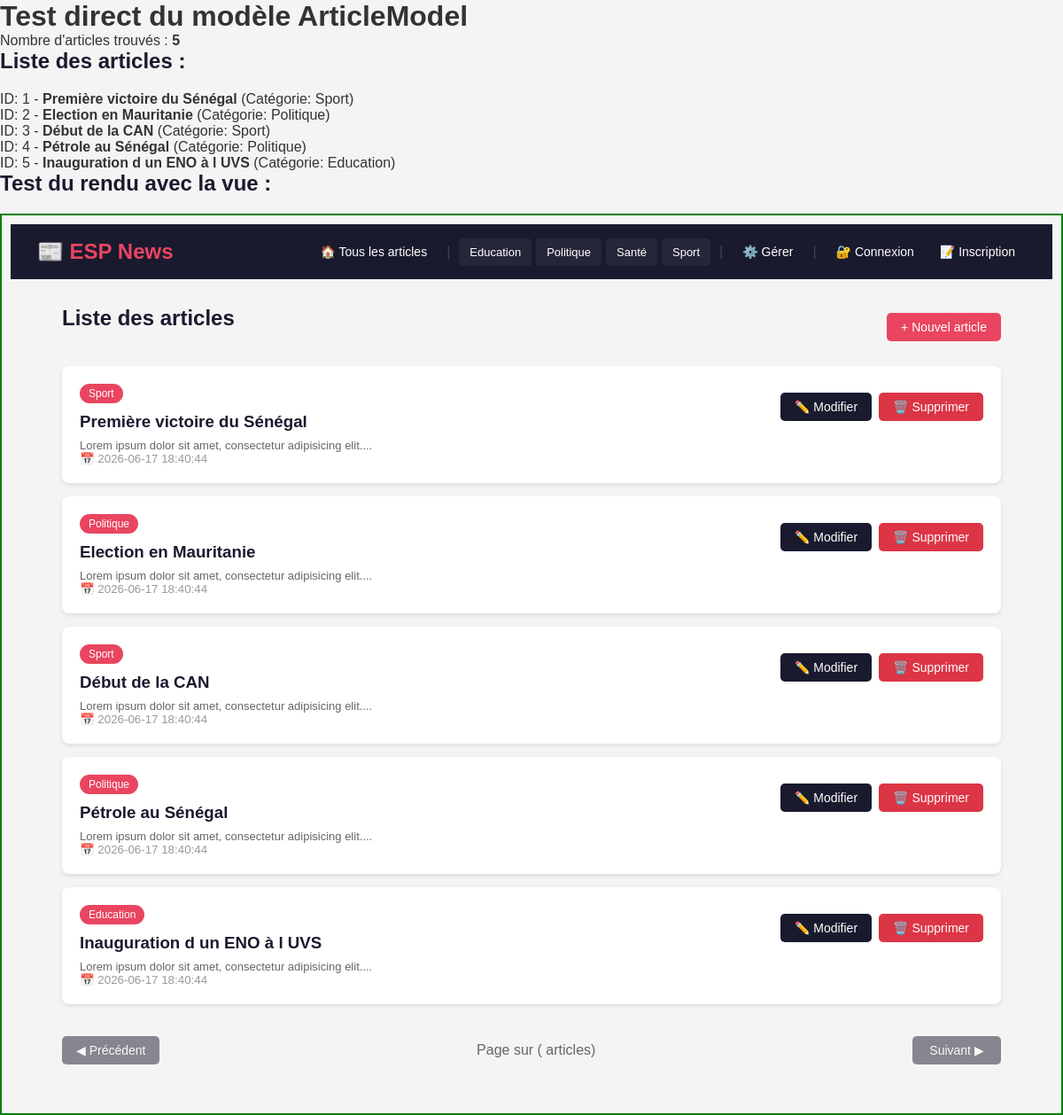
/test_articles.php, run on an earlier commit of the app's database.
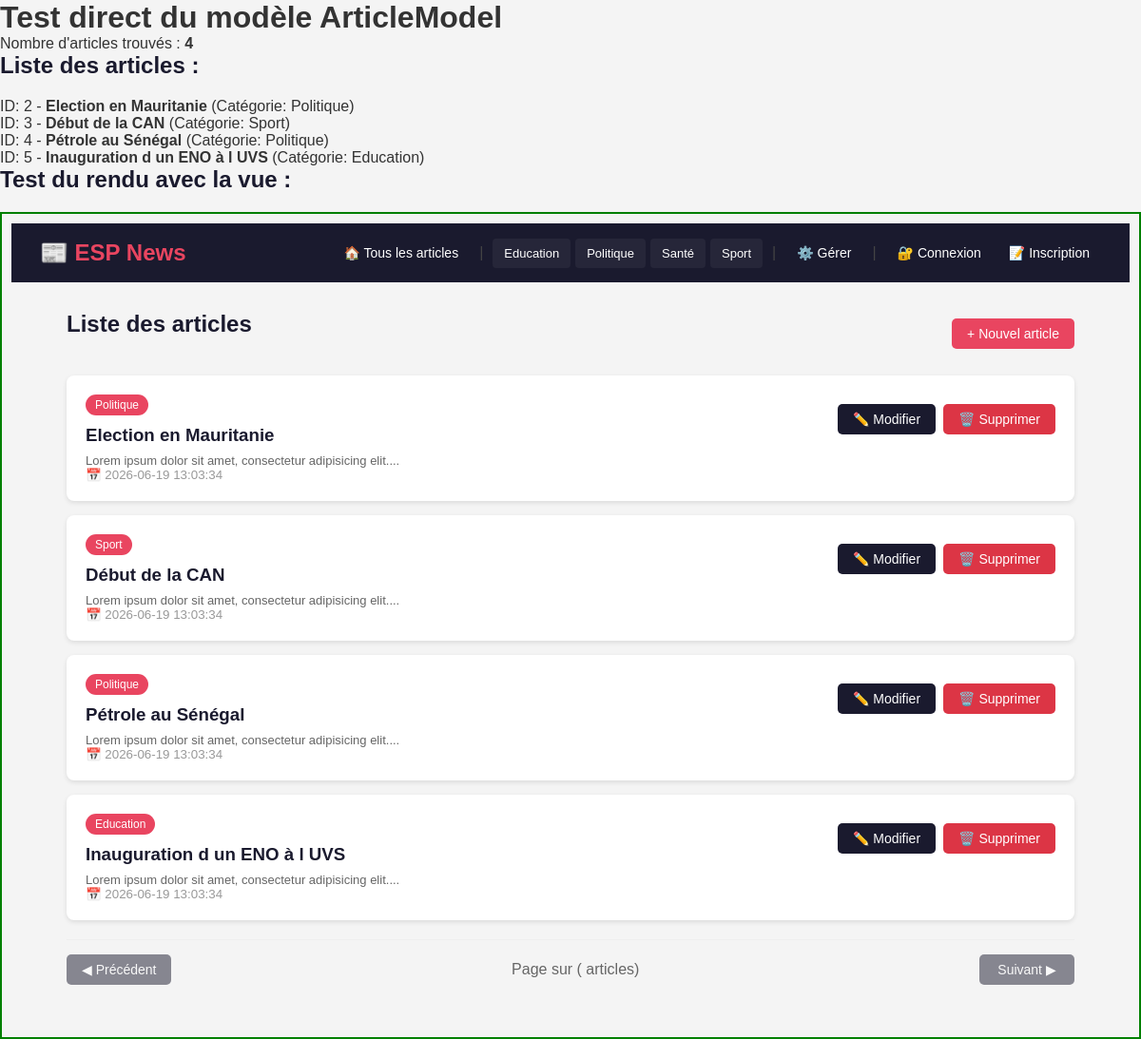
And on a later commit of the database.
### tables this page shows
CREATE TABLE Article (
                id INTEGER PRIMARY KEY AUTOINCREMENT,
                titre VARCHAR(255),
                contenu TEXT,
                dateCreation DATETIME DEFAULT CURRENT_TIMESTAMP,
                dateModification DATETIME DEFAULT CURRENT_TIMESTAMP,
                categorie INTEGER,
                utilisateur_id INTEGER,
                FOREIGN KEY (categorie) REFERENCES Categorie(id),
                FOREIGN KEY (utilisateur_id) REFERENCES Utilisateur(id)
            );

CREATE TABLE Categorie (
                id INTEGER PRIMARY KEY AUTOINCREMENT,
                libelle VARCHAR(20)
            );

### config/database.php (called while the page is built, shortened)
<?php
class Database {
    private static $instance = null;
    private $pdo;
    private function __construct() {
        $dbPath = 'C:/esp-news/mglsi_news.db';
        $this->pdo = new PDO('sqlite:' . $dbPath);
        $this->pdo->setAttribute(PDO::ATTR_ERRMODE, PDO::ERRMODE_EXCEPTION);
        $this->pdo->setAttribute(PDO::ATTR_DEFAULT_FETCH_MODE, PDO::FETCH_ASSOC);
        $this->initDatabase();
    }
    public static function getInstance() {
        if (self::$instance === null) {
            self::$instance = new Database();
        }
        return self::$instance;
    }
    public function getPdo() {
        return $this->pdo;
    }
    private function initDatabase() {
        $this->pdo->exec("
            CREATE TABLE IF NOT EXISTS Categorie (
                id INTEGER PRIMARY KEY AUTOINCREMENT,
                libelle VARCHAR(20)
            );
            CREATE TABLE IF NOT EXISTS Article (
                id INTEGER PRIMARY KEY AUTOINCREMENT,
                titre VARCHAR(255),
                contenu TEXT,
                dateCreation DATETIME DEFAULT CURRENT_TIMESTAMP,
                dateModification DATETIME DEFAULT CURRENT_TIMESTAMP,
                categorie INTEGER,
                utilisateur_id INTEGER,
                FOREIGN KEY (categorie) REFERENCES Categorie(id),
                FOREIGN KEY (utilisateur_id) REFERENCES Utilisateur(id)
            );
            -- NOUVEAU : Table Utilisateur
            CREATE TABLE IF NOT EXISTS Utilisateur (
                id INTEGER PRIMARY KEY AUTOINCREMENT,
                login VARCHAR(50) UNIQUE NOT NULL,
                password VARCHAR(255) NOT NULL,
                role VARCHAR(20) DEFAULT 'visiteur',
                dateCreation DATETIME DEFAULT CURRENT_TIMESTAMP
            );
        ");
        $count = $this->pdo->query("SELECT COUNT(*) FROM Categorie")->fetchColumn();
        $countUsers = $this->pdo->query("SELECT COUNT(*) FROM Utilisateur")->fetchColumn();
        if ($countUsers == 0) {
            $this->pdo->exec("
                INSERT INTO Utilisateur (login, password, role) VALUES
                    ('admin', '$2y$10$92IXUNpkjO0rOQ5byMi.Ye4oKoEa3Ro9llC/.og/at2.uheWG/igi', 'administrateur'),
                    ('editeur1', '$2y$10$92IXUNpkjO0rOQ5byMi.Ye4oKoEa3Ro9llC/.og/at2.uheWG/igi', 'editeur'),
                    ('visiteur1', '$2y$10$92IXUNpkjO0rOQ5byMi.Ye4oKoEa3Ro9llC/.og/at2.uheWG/igi', 'visiteur')
            ");
        }
    }
}
?>

### app/models/ArticleModel.php (called while the page is built, shortened)
<?php
require_once __DIR__ . '/../../config/database.php';
class ArticleModel {
    private $pdo;
    public function __construct() {
        $this->pdo = Database::getInstance()->getPdo();
    }
    public function findAll() {
        $stmt = $this->pdo->query("
            SELECT a.*, c.libelle as categorie_libelle
            FROM Article a
            LEFT JOIN Categorie c ON a.categorie = c.id
            ORDER BY a.dateCreation DESC
        ");
        return $stmt->fetchAll();
    }
}
?>

### app/models/CategorieModel.php (called while the page is built, shortened)
<?php
require_once __DIR__ . '/../../config/database.php';
class CategorieModel {
    private $pdo;
    public function __construct() {
        $this->pdo = Database::getInstance()->getPdo();
    }
    public function findAll() {
        $stmt = $this->pdo->query("SELECT * FROM Categorie ORDER BY libelle");
        return $stmt->fetchAll();
    }
}

### public/test_articles.php (the view, shortened to what this page needs)
<?php
require_once __DIR__ . '/../config/database.php';
require_once __DIR__ . '/../app/models/ArticleModel.php';
echo "<h1>Test direct du modèle ArticleModel</h1>";
try {
    $model = new ArticleModel();
    $articles = $model->findAll();
    echo "<p>Nombre d'articles trouvés : <strong>" . count($articles) . "</strong></p>";
    if (count($articles) > 0) {
        echo "<h2>Liste des articles :</h2>";
        echo "<ul>";
        foreach ($articles as $a) {
            echo "<li>";
            echo "ID: " . $a['id'] . " - ";
            echo "<strong>" . htmlspecialchars($a['titre']) . "</strong>";
            echo " (Catégorie: " . htmlspecialchars($a['categorie_libelle']) . ")";
            echo "</li>";
        }
        echo "</ul>";
        echo "<h2>Test du rendu avec la vue :</h2>";
        require_once __DIR__ . '/../app/views/articles/index.php';
        $content = ob_get_clean();
        echo "<div style='border:2px solid green; padding:10px;'>";
        echo $content;
        echo "</div>";
    } else {
        echo "<p style='color:red;'>⚠️ Aucun article trouvé !</p>";
    }
} catch (Exception $e) {
    echo "<p style='color:red;'>❌ Erreur : " . $e->getMessage() . "</p>";
    echo "<pre>" . $e->getTraceAsString() . "</pre>";
}
?>

### app/views/articles/index.php (shortened to what this page needs)
<div style="display:flex; justify-content:space-between; align-items:center; margin-bottom:20px;">
    <h2>
        <?php if (isset($titre_categorie)): ?>
            Articles dans la catégorie : <?= htmlspecialchars($titre_categorie) ?>
        <?php else: ?>
            Liste des articles
        <?php endif; ?>
    </h2>
    <a href="/articles/create" class="btn btn-primary">+ Nouvel article</a>
</div>
<?php if (empty($articles)): ?>
    <div class="card">
        <p>Aucun article disponible.</p>
        <?php if (isset($titre_categorie)): ?>
            <a href="/articles" class="btn btn-secondary" style="margin-top:10px;">Voir tous les articles</a>
        <?php endif; ?>
    </div>
<?php else: ?>
    <?php foreach ($articles as $article): ?>
        <div class="card">
            <div style="display:flex; justify-content:space-between; align-items:start; flex-wrap:wrap;">
                <div>
                    <span class="badge"><?= htmlspecialchars($article['categorie_libelle']) ?></span>
                    <h3 style="margin-top:10px;">
                        <a href="/articles/<?= $article['id'] ?>" style="color:#1a1a2e; text-decoration:none;">
                            <?= htmlspecialchars($article['titre']) ?>
                        </a>
                    </h3>
                    <p style="color:#666; margin-top:8px; font-size:13px;">
                        <?= htmlspecialchars(substr($article['contenu'], 0, 120)) ?>...
                    </p>
                    <small style="color:#999;">📅 <?= $article['dateCreation'] ?></small>
                </div>
                <div class="actions" style="margin-top:10px;">
                    <a href="/articles/<?= $article['id'] ?>/edit" class="btn btn-secondary">✏️ Modifier</a>
                    <form method="POST" action="/articles/<?= $article['id'] ?>/delete" onsubmit="return confirm('Supprimer cet article ?')">
                        <button type="submit" class="btn btn-danger">🗑️ Supprimer</button>
                    </form>
                </div>
            </div>
        </div>
    <?php endforeach; ?>
    <div class="pagination" style="display:flex; justify-content:space-between; align-items:center; margin-top:20px; padding:15px 0; border-top:1px solid #eee;">
        <?php if ($page > 1): ?>
            <a href="?page=<?= $page - 1 ?>" class="btn btn-secondary">◀ Précédent</a>
        <?php else: ?>
            <span class="btn btn-secondary" style="opacity:0.5; cursor:not-allowed;">◀ Précédent</span>
        <?php endif; ?>
        <span style="color:#666;">Page <?= $page ?> sur <?= $totalPages ?> (<?= $totalArticles ?> articles)</span>
        <?php if ($page < $totalPages): ?>
            <a href="?page=<?= $page + 1 ?>" class="btn btn-secondary">Suivant ▶</a>
        <?php else: ?>
            <span class="btn btn-secondary" style="opacity:0.5; cursor:not-allowed;">Suivant ▶</span>
        <?php endif; ?>
    </div>
<?php endif; ?>
<?php
$content = ob_get_clean();
require_once __DIR__ . '/../layout.php';
?>

### app/views/layout.php (shortened to what this page needs)
<!DOCTYPE html>
<html lang="fr">
<head>
</head>
<body>
    <nav>
        <h1>📰 ESP News</h1>
        <div class="nav-links">
            <a href="/articles">🏠 Tous les articles</a>
            <?php
            try {
                require_once __DIR__ . '/../models/CategorieModel.php';
                $categorieModel = new CategorieModel();
                $categories = $categorieModel->findAll();
                if (!empty($categories)) {
                    echo '<span class="separator">|</span>';
                    foreach ($categories as $cat): ?>
                        <a href="/articles/categorie/<?= $cat['id'] ?>" class="category-link">
                            <?= htmlspecialchars($cat['libelle']) ?>
                        </a>
                    <?php endforeach;
                }
            } catch (Exception $e) {
            }
            ?>
            <span class="separator">|</span>
            <a href="/categories">⚙️ Gérer</a>
            <?php if (isset($_SESSION['user_id'])): ?>
                <span class="separator">|</span>
                <span class="user-info">
                    👤 <?= htmlspecialchars($_SESSION['user_login']) ?>
                    <span class="badge badge-<?= $_SESSION['user_role'] ?>">
                        <?= htmlspecialchars($_SESSION['user_role']) ?>
                    </span>
                </span>
                <?php if ($_SESSION['user_role'] === 'administrateur'): ?>
                    <a href="/users">👥 Utilisateurs</a>
                <?php endif; ?>
                <a href="/auth/logout">🚪 Déconnexion</a>
            <?php else: ?>
                <span class="separator">|</span>
                <a href="/auth/login">🔐 Connexion</a>
                <a href="/auth/register">📝 Inscription</a>
            <?php endif; ?>
        </div>
    </nav>
    <div class="container">
        <?= $content ?>
    </div>
</body>
</html>

### app/views/layout.php (style rules this page uses)
* { margin: 0; padding: 0; box-sizing: border-box; }
body { font-family: Arial, sans-serif; background: #f4f4f4; color: #333; }
nav { background: #1a1a2e; padding: 15px 30px; display: flex; justify-content: space-between; align-items: center; flex-wrap: wrap; gap: 10px; }
nav h1 { color: #e94560; font-size: 24px; }
.nav-links { display: flex; align-items: center; flex-wrap: wrap; gap: 5px; }
.nav-links a { color: #fff; text-decoration: none; padding: 8px 12px; font-size: 14px; border-radius: 4px; transition: all 0.3s; }
.nav-links .category-link { font-size: 13px; background: rgba(255, 255, 255, 0.05); }
.nav-links .separator { color: #444; margin: 0 5px; user-select: none; }
.container { max-width: 1100px; margin: 30px auto; padding: 0 20px; }
.btn { padding: 8px 16px; border: none; border-radius: 5px; cursor: pointer; text-decoration: none; font-size: 14px; display: inline-block; }
.btn-primary { background: #e94560; color: white; }
.btn-secondary { background: #1a1a2e; color: white; }
.btn-danger { background: #dc3545; color: white; }
.card { background: white; border-radius: 8px; padding: 20px; margin-bottom: 15px; box-shadow: 0 2px 5px rgba(0,0,0,0.1); }
.badge { padding: 4px 10px; border-radius: 20px; background: #e94560; color: white; font-size: 12px; display: inline-block; }
.actions { display: flex; gap: 8px; flex-wrap: wrap; }
h2 { margin-bottom: 20px; color: #1a1a2e; }
.pagination { display: flex; justify-content: space-between; align-items: center; margin-top: 20px; padding: 15px 0; border-top: 1px solid #eee; }
.pagination .btn { min-width: 100px; text-align: center; }

What changed in the data, as far as the page shows it:
removed article: id "1", titre "Première victoire du Sénégal", categorie.libelle "Sport", contenu "Lorem ipsum dolor sit amet, consectetur adipisicing elit.", dateCreation "2026-06-17 18:40:44"
changed article "Election en Mauritanie": dateCreation "2026-06-17 18:40:44" → "2026-06-19 13:03:34"
changed article "Début de la CAN": dateCreation "2026-06-17 18:40:44" → "2026-06-19 13:03:34"
changed article "Pétrole au Sénégal": dateCreation "2026-06-17 18:40:44" → "2026-06-19 13:03:34"
changed article "Inauguration d un ENO à l UVS": dateCreation "2026-06-17 18:40:44" → "2026-06-19 13:03:34"
Also different on the page:
count($articles): "5" → "4"
